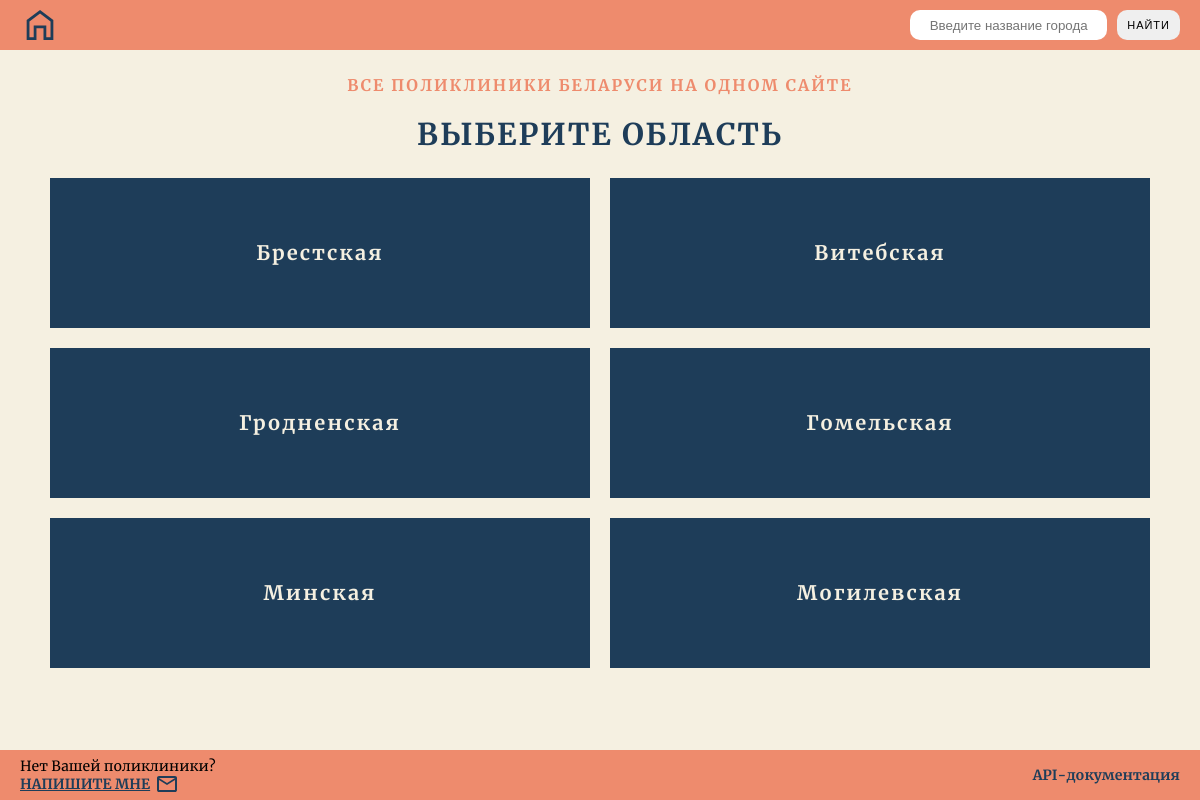
The page / on the database its author committed.
### polyclinic_app/models.py (models this page shows, shortened)
class Region(models.Model):
    region = models.CharField(
        max_length=50,
        verbose_name='область',
    )
    slug = models.SlugField(
        max_length=50,
        verbose_name='url',
    )
    class Meta:
        verbose_name = 'область'
        verbose_name_plural = 'области'

### polyclinic_app/views.py (the view)
# urls.py: path('', views.index_view, name='index'),
def index_view(request):
    regions = Region.objects.values('region', 'slug')
    context = {
        'title': 'Поликлиники Беларуси',
        'regions': regions,
    }
    if request.method == 'POST':
        city = city_search(request=request)
        if city:
            return redirect('polyclinic_app:polyclinic', slug_url=city.slug)
    return render(request, 'polyclinic_app/index.html', context)

### polyclinic_app/templates/polyclinic_app/index.html (shortened to what this page needs)
{% extends 'polyclinic_app/base.html' %}
{% load static %}
{% block style %}
<link rel="stylesheet" href="{% static 'polyclinic_app/css/regions-and-cities.css' %}">
{% endblock style %}
{% block content %}
<div class="content">
    <h2 class="info-title">Все поликлиники Беларуси на одном сайте</h2>
    <h1 class="main-title">Выберите область</h1>
    <div class="regions-and-cities">
        {% for r in regions %}
            <a href="{% url 'polyclinic_app:city' r.slug %}" class="region-link">{{ r.region }}</a>
        {% endfor %}
    </div>
</div>
{% endblock content %}

### polyclinic_app/templates/polyclinic_app/base.html (shortened to what this page needs)
{% load static %}
<!DOCTYPE html>
<html lang="ru">
<head>
    <link rel="stylesheet" href="{% static 'polyclinic_app/css/style.css' %}">
    {% block style %}
    {% endblock style %}
</head>
<body>
    <div class="wrapper">
        <header class="header">
            <a href="{% url 'polyclinic_app:index' %}" class="main-link" title="На главную"></a>
            <form action="" class="search-form" method="post">
                <input type="text" name="city" class="input" placeholder="Введите название города">
                <button type="submit" class="submit">Найти</button>
            </form>
        </header>
        <main class="main">
            {% block content %}
            {% endblock content %}
        </main>
        <footer class="footer">
            <div class="contact-me">
                <p class="f-text">Нет Вашей поликлиники?</p>
                <a href="mailto:d.bandysik@gmail.com" class="mail-link">Напишите мне</a>
            </div>
            <a href="{% url 'polyclinic_app:api' %}" class="api-link">API-документация</a>
        </footer>
    </div>
</body>
</html>

### polyclinic_app/static/polyclinic_app/css/style.css (style rules this page uses)
*, *::before, *::after { padding: 0; margin: 0; border: 0; box-sizing: border-box; }
html { scroll-behavior: smooth; }
a { text-decoration: none; }
h1, h2, h3, h4, h5, h6 { font-weight: inherit; font-size: inherit; }
html, body { height: 100%; font-family: Arial, Helvetica, sans-serif; color: #fff; font-size: 20px; background-color: #f5f0e1; }
.wrapper { min-height: 100%; display: flex; flex-direction: column; font-family: 'Merriweather'; font-weight: 400; color: #000; background-color: #f5f0e1; }
.header { padding: 0 20px; text-align: center; background-color: #ee8b6d; min-height: 50px; display: flex; flex-wrap: wrap; justify-content: space-between; align-items: center; }
.main-link { background: url('../images/home40.svg'); width: 40px; height: 40px; }
.search-form { padding: 10px 0; color: #000; display: flex; align-items: center; }
.input { margin-left: 10px; height: 30px; padding: 5px 10px; border-radius: 10px; text-align: center; }
::placeholder { text-align: center; }
.submit { height: 30px; padding: 5px 10px; margin-left: 10px; text-transform: uppercase; font-size: 11px; letter-spacing: 1px; cursor: pointer; border-radius: 10px; }
.main { flex: 1 1 auto; width: 100%; max-width: 1440px; margin: 0 auto; }
.info-title { text-align: center; margin: 20px 0 0; padding: 5px 20px; text-transform: uppercase; font-family: 'Merriweather'; font-size: 16px; font-weight: 700; letter-spacing: 2px; color: #ee8b6d; text-align: center; }
.main-title { text-align: center; margin: 15px 0 15px; text-transform: uppercase; font-family: 'Merriweather'; font-size: 30px; font-weight: 700; letter-spacing: 2px; color: #1e3d59; }
.footer { padding: 0 20px; text-align: center; background-color: #ee8b6d; min-height: 50px; display: flex; flex-wrap: wrap; justify-content: space-between; align-items: center; }
.contact-me { display: flex; flex-direction: column; justify-content: center; align-items: flex-start; font-size: 14px; color: #000; }
.mail-link { color: #1e3d59; text-decoration: underline; text-transform: uppercase; font-weight: 700; position: relative; }
.mail-link::after { position: absolute; content: ""; background: url('../images/mail.svg'); width: 24px; height: 24px; top: -3px; margin-left: 5px; }
.api-link { font-size: 14px; color: #1e3d59; font-weight: 700; }

### polyclinic_app/static/polyclinic_app/css/regions-and-cities.css (style rules this page uses)
.regions-and-cities { display: flex; flex-wrap: wrap; justify-content: center; align-items: center; }
.region-link { margin: 10px; display: block; width: 45%; height: 150px; text-align: center; line-height: 150px; background-color: #1e3d59; color: #f5f0e1; font-family: 'Merriweather'; font-weight: 700; letter-spacing: 2px; }

### rows shown on the page
Region: region "Брестская"
Region: region "Витебская"
Region: region "Гродненская"
Region: region "Гомельская"
Region: region "Минская"
Region: region "Могилевская"
